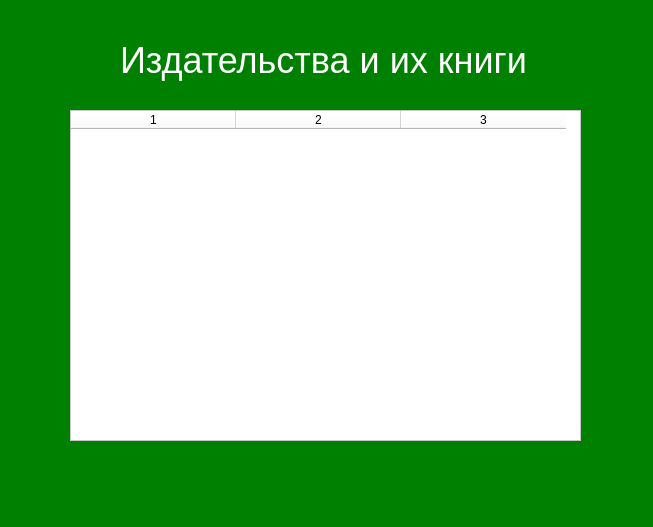
<?xml version="1.0" encoding="UTF-8"?>
<ui version="4.0">
 <class>PublisherBooks</class>
 <widget class="QDialog" name="PublisherBooks">
  <property name="geometry">
   <rect>
    <x>0</x>
    <y>0</y>
    <width>653</width>
    <height>527</height>
   </rect>
  </property>
  <property name="windowTitle">
   <string>Dialog</string>
  </property>
  <property name="styleSheet">
   <string notr="true">background-color: green;
</string>
  </property>
  <widget class="QLabel" name="label">
   <property name="geometry">
    <rect>
     <x>120</x>
     <y>30</y>
     <width>411</width>
     <height>61</height>
    </rect>
   </property>
   <property name="styleSheet">
    <string notr="true">color: white;
font-size: 36px</string>
   </property>
   <property name="text">
    <string>Издательства и их книги</string>
   </property>
  </widget>
  <widget class="QTableWidget" name="tableWidget">
   <property name="geometry">
    <rect>
     <x>70</x>
     <y>110</y>
     <width>511</width>
     <height>331</height>
    </rect>
   </property>
   <property name="styleSheet">
    <string notr="true">background-color: white</string>
   </property>
   <property name="columnCount">
    <number>3</number>
   </property>
   <attribute name="horizontalHeaderDefaultSectionSize">
    <number>165</number>
   </attribute>
   <column/>
   <column/>
   <column/>
  </widget>
 </widget>
 <resources/>
 <connections/>
</ui>
